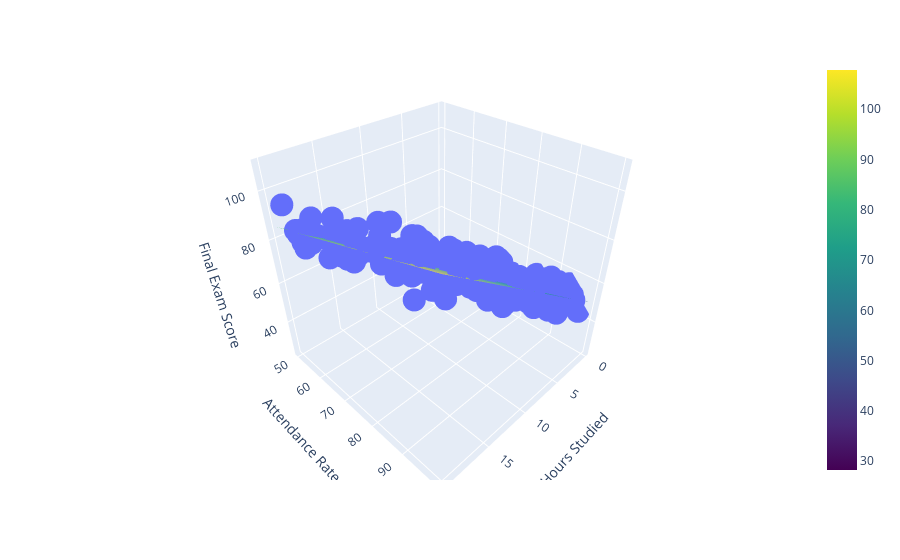

Write notebook code for a chart like this one.
### Code cell
x_values = np.linspace(df['Hours Studied'].min(),
                       df['Hours Studied'].max(), 10)
y_values = np.linspace(df['Attendance Rate (%)'].min(),
                       df['Attendance Rate (%)'].max(), 10)
xGrid, yGrid = np.meshgrid(x_values, y_values)


final = pd.DataFrame({
    "Hours Studied": xGrid.ravel(),
    "Attendance Rate (%)": yGrid.ravel()
})
z_final = lr.predict(final).reshape(10, 10)
fig = px.scatter_3d(df, x='Hours Studied', 
                    y='Attendance Rate (%)', z='Final Exam Score')
fig.add_trace(go.Surface(x=x_values, y=y_values, z=z_final, 
                         colorscale="Viridis", opacity=0.6))

fig.show()

### Figure 1 — Plotly figure (JSON) as saved in the notebook; plotly's stock layout.template omitted (floating-point values rounded to 4 significant figures; data arrays with more than 128 entries replaced by an {"elided": "..."} marker saying what was removed)
{"data": [{"hovertemplate": "Hours Studied=%{x}<br>Attendance Rate (%)=%{y}<br>Final Exam Score=%{z}<extra></extra>", "legendgroup": "", "marker": {"color": "#636efa", "symbol": "circle"}, "mode": "markers", "name": "", "scene": "scene", "showlegend": false, "type": "scatter3d", "x": {"elided": "250 float values"}, "y": {"elided": "250 float values"}, "z": {"elided": "250 float values"}}, {"colorscale": [[0, "#440154"], [0.1111, "#482878"], [0.2222, "#3e4989"], [0.3333, "#31688e"], [0.4444, "#26828e"], [0.5556, "#1f9e89"], [0.6667, "#35b779"], [0.7778, "#6ece58"], [0.8889, "#b5de2b"], [1, "#fde725"]], "opacity": 0.6, "type": "surface", "x": [0.2199, 2.413, 4.606, 6.8, 8.993, 11.19, 13.38, 15.57, 17.77, 19.96], "y": [50.32, 55.82, 61.33, 66.83, 72.34, 77.84, 83.34, 88.85, 94.35, 99.86], "z": [[28.24, 34.62, 40.99, 47.37, 53.75, 60.12, 66.5, 72.87, 79.25, 85.63], [30.7, 37.08, 43.46, 49.83, 56.21, 62.58, 68.96, 75.34, 81.71, 88.09], [33.17, 39.54, 45.92, 52.29, 58.67, 65.05, 71.42, 77.8, 84.18, 90.55], [35.63, 42.0, 48.38, 54.76, 61.13, 67.51, 73.89, 80.26, 86.64, 93.01], [38.09, 44.47, 50.84, 57.22, 63.59, 69.97, 76.35, 82.72, 89.1, 95.48], [40.55, 46.93, 53.3, 59.68, 66.06, 72.43, 78.81, 85.19, 91.56, 97.94], [43.01, 49.39, 55.77, 62.14, 68.52, 74.9, 81.27, 87.65, 94.02, 100.4], [45.48, 51.85, 58.23, 64.61, 70.98, 77.36, 83.73, 90.11, 96.49, 102.9], [47.94, 54.31, 60.69, 67.07, 73.44, 79.82, 86.2, 92.57, 98.95, 105.3], [50.4, 56.78, 63.15, 69.53, 75.91, 82.28, 88.66, 95.03, 101.4, 107.8]]}], "layout": {"legend": {"tracegroupgap": 0}, "margin": {"t": 60}, "scene": {"domain": {"x": [0, 1], "y": [0, 1]}, "xaxis": {"title": {"text": "Hours Studied"}}, "yaxis": {"title": {"text": "Attendance Rate (%)"}}, "zaxis": {"title": {"text": "Final Exam Score"}}}}}
